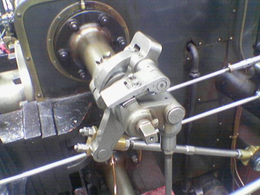
%> input picture edge_detection/engine_part.png, 260 x 195 px, shrunk from 640 x 480 before the run
$ octave detect_edges.m   (GNU Octave 9; MATLAB toolbox functions it lacks are replaced by stand-ins)
%> lines starting %> are read from the running program, lines starting %| are printed output that depends on the picture
clc; clear all; close all;

img = imread('engine_part.png'); % does not consider alpha
%> img is the input picture: size 195x260x3 uint8; mean R, G, B 106.3, 104.8, 108.9

if length(size(img)) == 3
    [height, width, channels] = size(img);
%> height = 195; width = 260; channels = 3

    % https://octave.sourceforge.io/image/function/rgb2gray.html
    % convert to grayscale
    gray_img = (
        0.298936 * img(:,:,1) +
        0.587043 * img(:,:,2) +
        0.114021 * img(:,:,3) + 0.5
    );
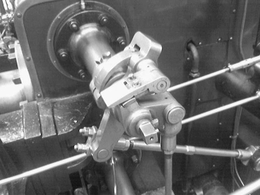
%> gray_img: size 195x260 uint8; min 15, max 255, mean 106.7
end

% Sobel operator
gx = int8([
    [1 0 -1];
    [2 0 -2];
    [1 0 -1];
]);

edged = gray_img;

% REFERENCE
% https://aryamansharda.medium.com/how-image-edge-detection-works-b759baac01e2
for y = 2 : width - 1
    for x = 2 : height - 1
        selection = int8(gray_img(x-1:x+1, y-1:y+1));

        intermediate = selection .* gx;
        px = sum(sum(intermediate, [1]));

        intermediate = selection .* transpose(gx);
        px2 = sum(sum(intermediate, [1]));

        edged(x, y) = floor(sqrt(px*px + px2*px2));
    end
end
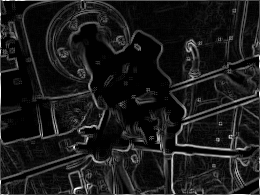
%> edged: size 195x260 uint8; min 0, max 255, mean 26.1


% PLOTS
subplot(1, 2, 1);
plt = imshow(img);
title('Original Image', 'fontsize', 20)

subplot(1, 2, 2);
plt = imshow(edged);
title('Image after applying the Sobel Filter', 'fontsize', 20)

drawnow;
waitfor(plt);
